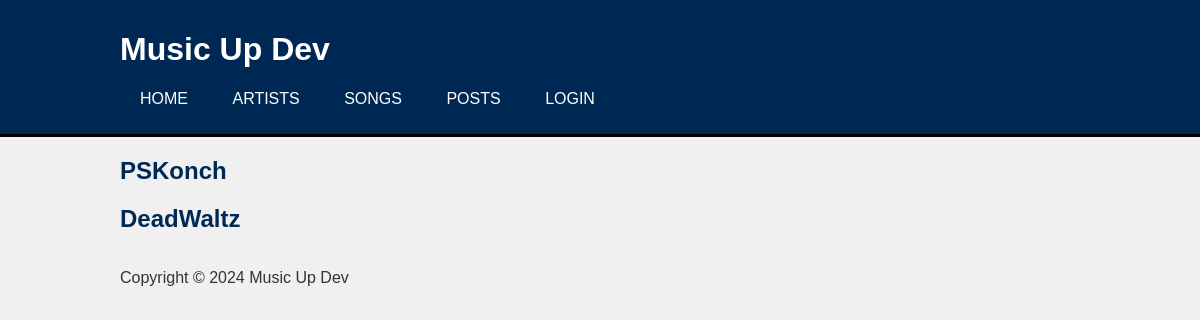
Page /Artists/ on the earlier database version.
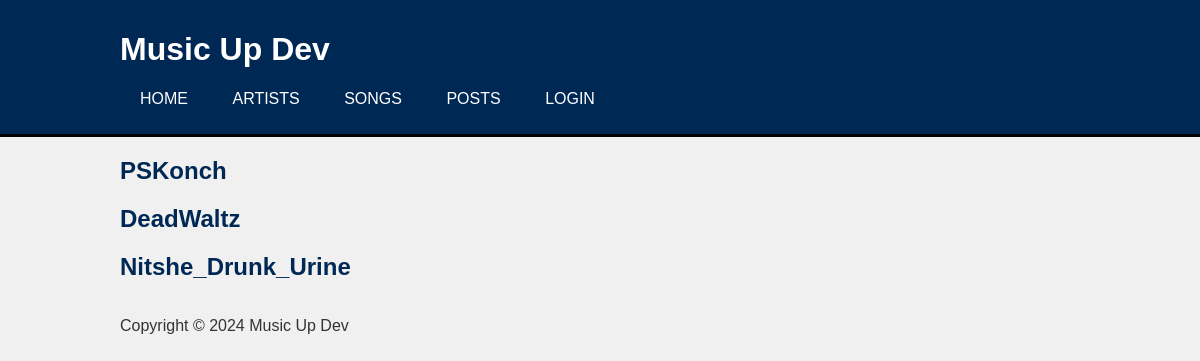
Same page on the later database version.
### user/models.py (models this page shows, shortened)
class CustomUser(AbstractUser):
    is_artist = models.BooleanField(default=True)
    is_editor = models.BooleanField(default=False)
    description = models.TextField(blank=True)
    image = models.ImageField(upload_to='', blank=True)

### Music_Up_Dev/views.py (the view)
# urls.py: path("Artists/", views.Artists_view, name="artists"),
def Artists_view(request):
    queryset = CustomUser.objects.all()
    return render(request, "Music_Up_Dev/artists.html", {'content': queryset})

### Music_Up_Dev/templates/Music_Up_Dev/artists.html (shortened to what this page needs)
{% extends 'Music_Up_Dev/base.html' %}
{% block content %}
    {% for i in content %}
        <div class="artist_card">
            <h2>{{ i.username }}</h2>
        </div>
    {% endfor %}
{% endblock %}

Differences in the rows shown:
added CustomUser: username "Nitshe_Drunk_Urine"
